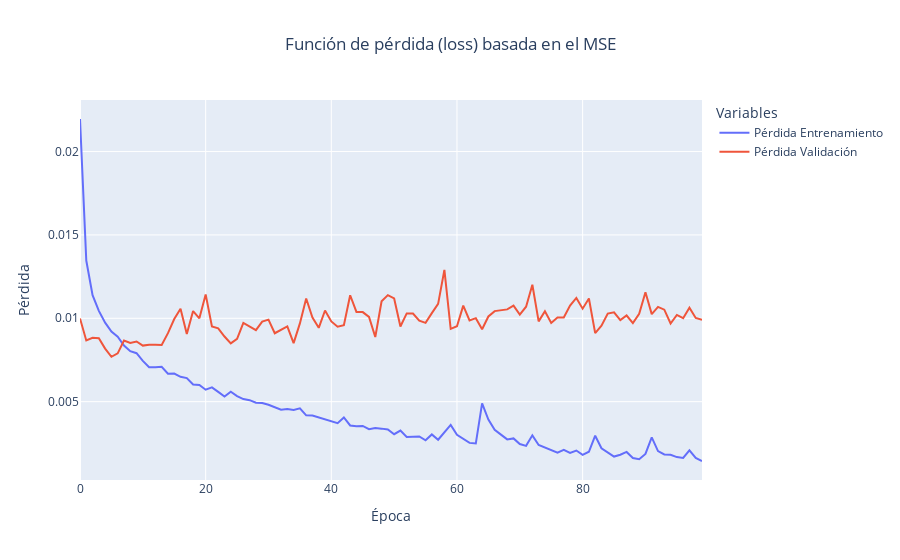

The notebook cell this image was saved under:
### Code cell
fig_mae_rnn = plot_mae(history_rnn)

fig_mae_rnn.show()
